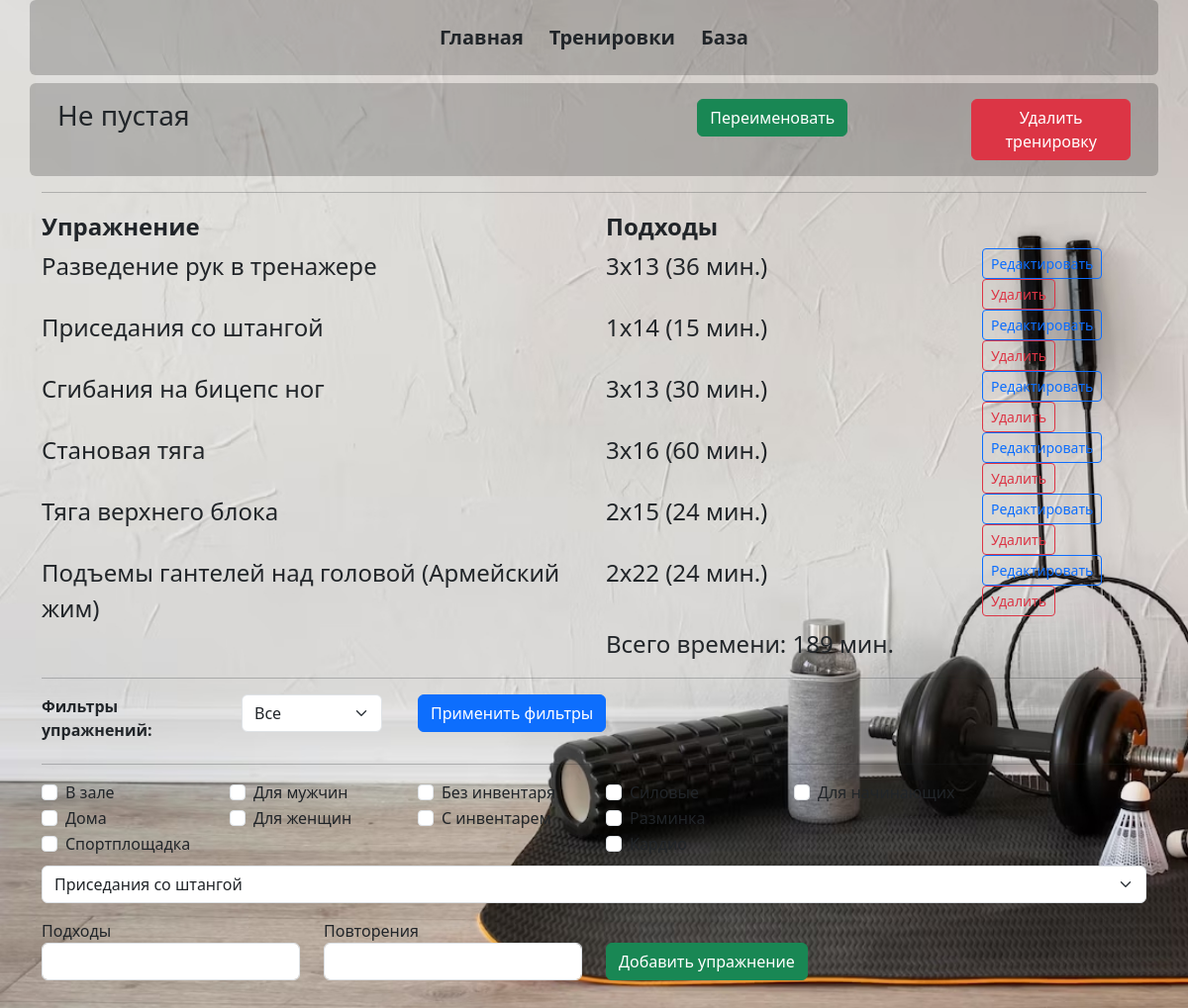
Page /edit_train/2 on the earlier database version.
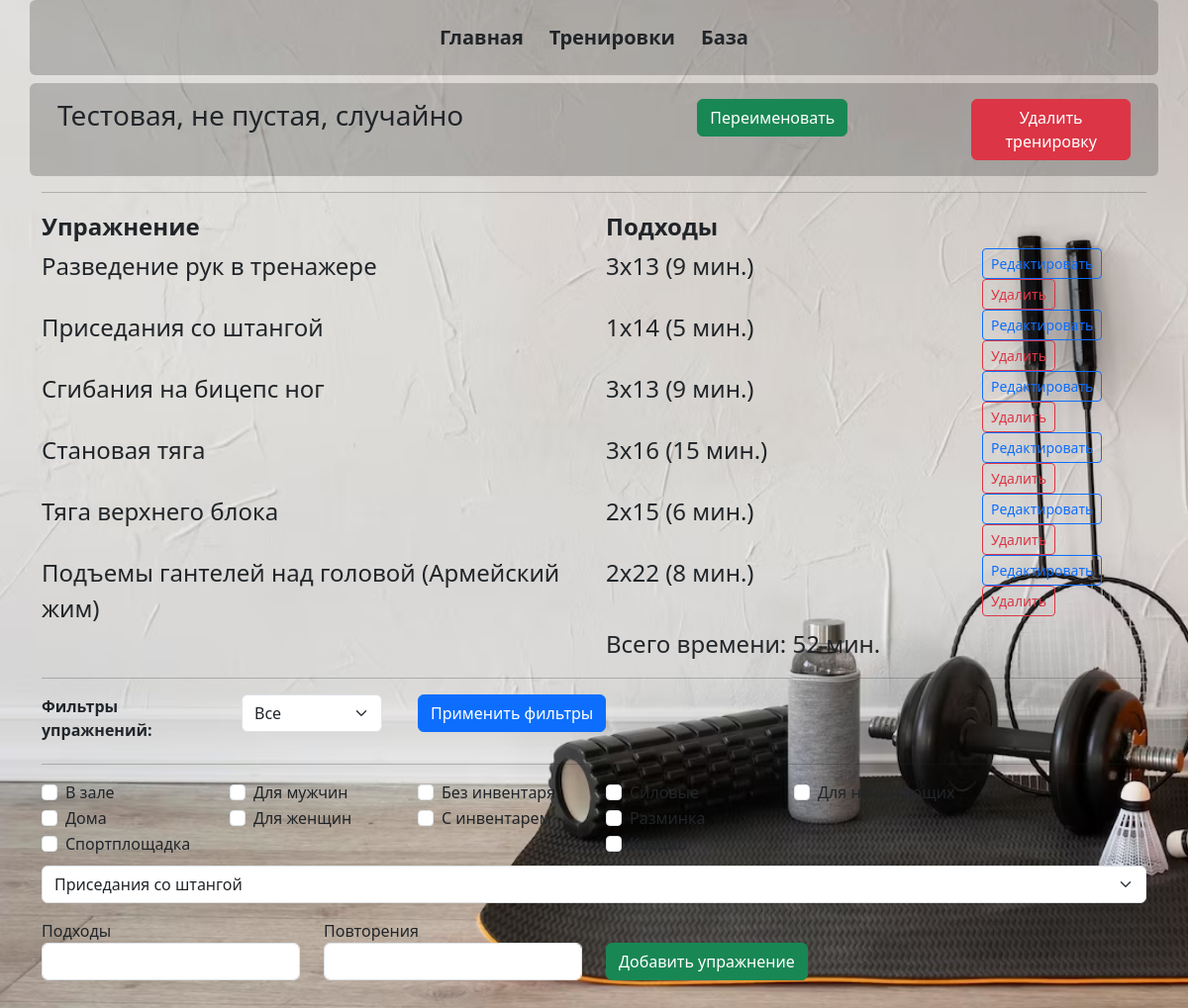
Same page on the later database version.
### _models.py (models this page shows, shortened)
class Training(db.Model):
    __tablename__ = 'trainings'
    training_id = db.Column(db.Integer, primary_key=True)
    name = db.Column(db.String(50), nullable=False)
    assigned = db.Column(db.Boolean, default=False)
    completed = db.Column(db.Boolean, default=False)
    date_created = db.Column(db.DateTime, nullable=False, default=datetime.utcnow())
    date_complited = db.Column(db.DateTime)
    exercises = relationship('Exercise', secondary='training_exercises', overlaps="trainings")

class Exercise(db.Model):
    __tablename__ = 'exercises'
    exercise_id = db.Column(db.Integer, primary_key=True)
    name = db.Column(db.String(50), nullable=False)
    target = db.Column(db.String(20), default='')
    description = db.Column(db.String(300), nullable=False)
    difficulty = db.Column(db.Integer, nullable=False)
    time_per_set = db.Column(db.Integer, nullable=False)
    counter = db.Column(db.Integer, default=0)
    filters = db.Column(JSON, default=[])   # LOCATION_FILTERS.keys
    muscles = relationship('Muscle', secondary='exercise_muscles')
    training = db.relationship('Training', secondary='training_exercises', overlaps="exercises")

### main.py (the view)
@app.route('/edit_train/<int:train_id>', methods=['POST', 'GET'])
def edit_train(train_id):
    config_filters = config.FILTER_LIST # основные фильтры из конфига (список списков)
    config_filter_targets = config.FILTER_TARGETS   # список фильтров таргета - групп мышц
    train = Training.query.filter_by(training_id=train_id).first()  # нахожу тренировку по ID которое передано в роуте
    exercise_filter_list = session.get('exercise_filter_list', [])  # загрузка списка фильтров из сессии, или пустой
    target_filter = session.get('target_filter','-1')   # загрузка фильтра таргета из сессии, по умолч -1 (все)
    group_conditions = []
    for group in exercise_filter_list:
        group_condition = or_(*[Exercise.filters.contains(filter) for filter in group])
        group_conditions.append(group_condition)
    combined_condition = and_(*group_conditions)
    filtered_exercises = Exercise.query.filter(combined_condition).all()
    if int(target_filter) >= 0:
        target_filter_name = config_filter_targets[int(target_filter)+1]
        exercises = [ex for ex in filtered_exercises if ex.target == target_filter_name]    # отбираю по полю таргет
    else:
        exercises = filtered_exercises  # если фильтр -1 (все) то не фильтрую
    if train:
        train_name = train.name
        session['train'] = train
        session['train_name'] = train_name
        te_info_list = get_training_connections(train_name) # функция для получения связанных с тренировкой полей
        session['te_info_list'] = te_info_list
    total_time = 0
    for te_info in te_info_list:
        total_time += te_info[0].time_per_set * te_info[1]
    return render_template('edit_train.html', train=train, te_info_list=te_info_list,
                           exercises=exercises, config_filters=config_filters, exercise_filter_list=exercise_filter_list,
                           config_filter_targets=config_filter_targets, target_filter=target_filter, total_time=total_time)

### templates/edit_train.html (shortened to what this page needs)
{% extends 'base.html' %}
{% block body %}
<div class="row mb-1 p-3 bg-opacity-20 rounded-2">
            <div class="col-7">
                <h3>{{train.name}}</h3>
            </div>
            <div class="col-3">
                <button type="button" class="btn btn-success" data-bs-toggle="modal" data-bs-target="#rename_train">Переименовать</button>
            </div>
            <div class="col-2">
                <button type="button" class="btn btn-danger" data-bs-toggle="modal" data-bs-target="#delete_train">Удалить тренировку</button>
            </div>
        </div>
<hr>
<section >
{% if te_info_list %}
    <div class="row mb-1 ">
                <div class="col-6 fs-4">
                    <b>Упражнение</b>
                </div>
                <div class="col-3 fs-4">
                    <b>Подходы</b>
                </div>
                <div class="col-3">
                </div>
    </div>
    <div class="row mb-1">
        {% for te_info in te_info_list %}
                <div class="col-6 fs-4">
                    {{te_info[0].name}}
                </div>
                <div class="col-4 fs-4">
                    {{te_info[1]}}x{{te_info[2]}} ({{te_info[0].time_per_set*te_info[1]}} мин.)
                </div>
                <div class="col-2">
                    <a href="#" class="btn btn-outline-primary btn-sm">Редактировать</a>
                    <button type="button" class="btn btn-outline-danger btn-sm" data-bs-toggle="modal" data-bs-target="#confirmDelete{{ te_info[0].exercise_id }}">Удалить</button>
                </div>
        {% endfor %}
                <div class="col-6 fs-4">
                </div>
                <div class="col-4 fs-4">
                   Всего времени:  {{total_time}} мин.
                </div>
                <div class="col-2">
                </div>
    </div>
{% else %} <h4>В этой тренировке пока нет упражнений</h4>
{% endif %}
</section>
<hr>
<form action="/get_exercise_filter_list" method="post">
    <div class="row mb-0">
        <div class="col-2">
            <b>Фильтры упражнений:</b>
        </div>
        <div class="col-2">
            <div class="container-fluid">
            <select name="select_target" id="select_target" class="form-select form-select-md mb-3 me-2" aria-label=".form-select-md example">>
                {% for num in range(config_filter_targets|length) %}
                    <option value="{{num-1}}" {% if target_filter|int+1 == num %} selected {% endif %}>{{config_filter_targets[num]}}
                {% endfor %}
            </select>
            </div>
        </div>
        <div class="col-2">
            <input type="submit" class="btn btn-primary" value="Применить фильтры">
        </div>
    </div>
    <hr>
    <div class="row mb-2">
                {% for i in range(config_filters|length) %}
        <div class="col-2">
                    {% for key, filter in config_filters[i].items() %}
                        <div class="form-check">
                            <input class="form-check-input" type="checkbox" name="filters{{i+1}}" value="{{key}}" id="chk_{{key}}" {% if key in exercise_filter_list[i]  %} checked {% endif %}>
                            <label class="form-check-label" for="chk_{{key}}">
                               {{filter}}
                            </label>
                        </div>
                    {% endfor %}
        </div>
                {% endfor %}
    </div>
</form>
<form action="/train_add_ex" method="post">
        <select name="select_exercise" id="select_exercise" class="form-select form-select-md mb-3 me-2" aria-label=".form-select-md example">>
                {% for ex in exercises %}
                    <option value="{{ex.exercise_id}}">{{ex.name}}
                {% endfor %}
        </select>
            <div class="row mb-2">
            <div class="col-3">
                Подходы <br>
                <input type="number" name="sets" id="sets" class="form-control mb-2" required>
            </div>
            <div class="col-3">
                Повторения <br>
                <input type="number" name="reps" id="reps" class="form-control mb-2" required><br>
            </div>
            <div class="col-3">
                <br>
                <input type="submit" class="btn btn-success" value="Добавить упражнение">
            </div>
            </div>
</form>
{% endblock %}

### templates/base.html (shortened to what this page needs)
<!doctype html>
<html lang="ru">
<head>
    <link rel="stylesheet" href="{{ url_for('static', filename='css/bootstrap.min.css' )}}">
    <link rel="stylesheet" href="{{ url_for('static', filename='css/main.css' )}}">
</head>
<body>
    <div class="container text-primary bg-opacity-20 rounded-2">
        <header class="d-flex flex-wrap justify-content-center py-3 mb-2 fs-5 fw-semibold" >
            <ul class="nav nav-pills ">
                <li class="nav-item"><a href="/" class="fs-5 fw-semibold btn btn">Главная</a></li>
                <li class="nav-item"><a href="/new_train" class="fs-5 fw-semibold btn">Тренировки</a></li>
                <li class="nav-item"><a href="/migration" class="fs-5 fw-semibold btn">База</a></li>
            </ul>
        </header>
    </div>
    <div class="container">
        {% block body %}{% endblock %}
    </div>
</body>
</html>

### static/css/main.css (style rules this page uses)
body { background-image: url('../imgs/background.jpg'); background-size: cover; background-repeat: no-repeat; background-attachment: fixed; }
.bg-opacity-20 { background-color: rgba(0, 0, 0, 0.2); }

Differences in the rows shown:
changed Training: name "Не пустая" → "Тестовая, не пустая, случайно"
changed Exercise "Разведение рук в тренажере": te_info[0].time_per_set*te_info[1] "36" → "9"
changed Exercise "Приседания со штангой": te_info[0].time_per_set*te_info[1] "15" → "5"
changed Exercise "Сгибания на бицепс ног": te_info[0].time_per_set*te_info[1] "30" → "9"
changed Exercise "Становая тяга": te_info[0].time_per_set*te_info[1] "60" → "15"
changed Exercise "Тяга верхнего блока": te_info[0].time_per_set*te_info[1] "24" → "6"
changed Exercise "Подъемы гантелей над головой (Армейский жим)": te_info[0].time_per_set*te_info[1] "24" → "8"
Other differences:
{{ total_time }}: "189" → "52"
